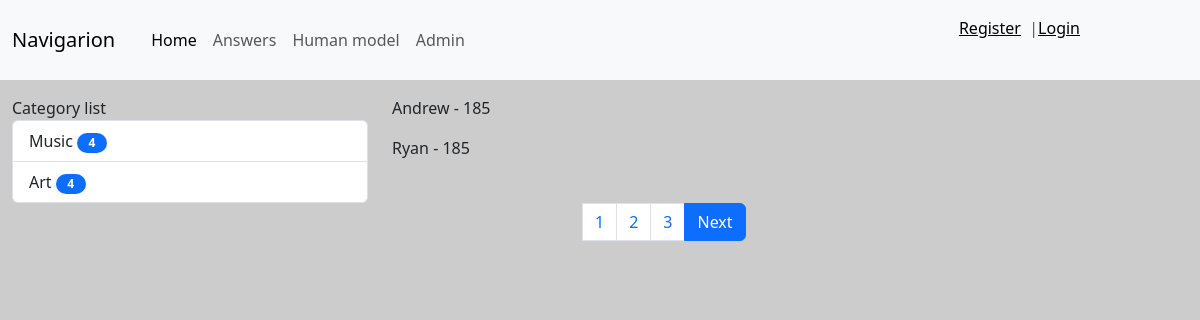
/answers/test/, run on the app's committed database.
### news/models.py (models this page shows, shortened)
class Category(models.Model):
    title = models.CharField(max_length=150, db_index=True)
    def get_absolute_url(self):
        return reverse_lazy('Category', kwargs={'category_id': self.pk})
    class Meta:
        verbose_name = 'Category'
        verbose_name_plural = 'Categories'
        ordering = ['title']

### answers/models.py (models this page shows, shortened)
class Human(models.Model):
    name = models.CharField(max_length=40)
    height = models.IntegerField(null=True)
    address = models.CharField(max_length=100)
    description = models.CharField(max_length=300, null=True, blank=True, default='description here')
    photo = models.ImageField(upload_to='media/%Y/%m/%d', null=True, blank=True, default='')
    profession = models.ForeignKey('Profession', on_delete=models.PROTECT, null=True, blank=True)
    class Meta:
        verbose_name = 'Human'
        verbose_name_plural = 'Humans'

### answers/views.py (the view)
# urls.py: path('test/', tester, name='Test'),
def tester(request):
    objects = Human.objects.all()
    paginator = Paginator(objects, 2)
    page_num = request.GET.get('page', 1)
    page_objects = paginator.get_page(page_num)
    return render(request, 'answers/tester.html', {'page_obj': page_objects, })

### news/templatetags/news_tags.py (called while the page is built)
@register.simple_tag(name='get_list_categories')
def getCategories():
    return Category.objects.all()

@register.inclusion_tag('news/list_categories.html')
def showCategories(arg1='Category', arg2='list'):
    categories = cache.get('categories')
    if not categories:
        categories = Category.objects.annotate(cnt=Count('news', filter=F('news__is_published'))).filter(cnt__gt=0)
        cache.set('categories', categories, 60)
    return {
        'categories': categories, 'arg1': arg1, 'arg2': arg2,
    }

### answers/templates/answers/tester.html (shortened to what this page needs)
{% extends 'base.html' %}
{% block sidebar %}
{% include 'inc/_sidebar.html' %}
{% endblock %}
{% block content %}
{% for item in page_obj.object_list %}
<p>{{ item.name }} - {{ item.height }}</p>
{% endfor %}
{% endblock %}

### news/templates/news/list_categories.html
{% load news_tags %}
<div class="list-group">
    {{ arg1 }} {{ arg2 }}
    {% for cat in categories %}
    <a href="{{ cat.get_absolute_url }}" class="list-group-item list-group-item-action">{{ cat.title }}
        <span class="badge bg-primary rounded-pill">{{ cat.cnt }}</span>
    </a>
    {% endfor %}
</div>

### djangoSnrg/static/css/style.css (style rules this page uses)
body { background-color: #ccc; }
.badge { width: 30px; color: white; }

### data on the page
Category: title "Music", cnt "4"
Category: title "Art", cnt "4"
Human: name "Andrew", height "185"
Human: name "Ryan", height "185"

### other printed values
{{ arg1 }} "Category"
{{ arg2 }} "list"
{{ p }} "1"
{{ p }} "2" "3"
